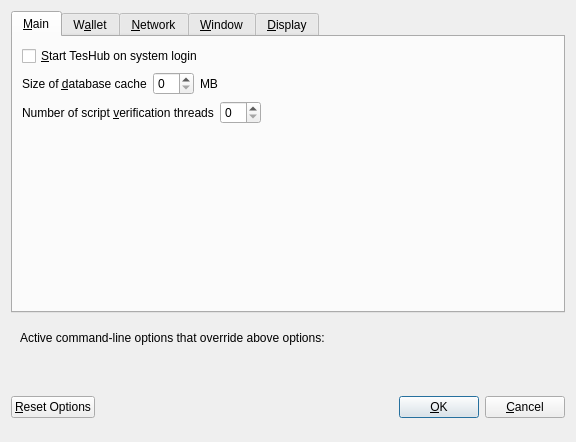
<?xml version="1.0" encoding="UTF-8"?>
<ui version="4.0">
 <class>OptionsDialog</class>
 <widget class="QDialog" name="OptionsDialog">
  <property name="geometry">
   <rect>
    <x>0</x>
    <y>0</y>
    <width>576</width>
    <height>442</height>
   </rect>
  </property>
  <property name="windowTitle">
   <string>Options</string>
  </property>
  <property name="modal">
   <bool>true</bool>
  </property>
  <layout class="QVBoxLayout" name="verticalLayout">
   <item>
    <widget class="QTabWidget" name="tabWidget">
     <property name="currentIndex">
      <number>0</number>
     </property>
     <widget class="QWidget" name="tabMain">
      <attribute name="title">
       <string>&amp;Main</string>
      </attribute>
      <layout class="QVBoxLayout" name="verticalLayout_Main">
       <item>
        <widget class="QCheckBox" name="bitcoinAtStartup">
         <property name="toolTip">
          <string>Automatically start TesHub after logging in to the system.</string>
         </property>
         <property name="text">
          <string>&amp;Start TesHub on system login</string>
         </property>
        </widget>
       </item>
       <item>
        <layout class="QHBoxLayout" name="horizontalLayout_2_Main">
         <item>
          <widget class="QLabel" name="databaseCacheLabel">
           <property name="text">
            <string>Size of &amp;database cache</string>
           </property>
           <property name="textFormat">
            <enum>Qt::PlainText</enum>
           </property>
           <property name="buddy">
            <cstring>databaseCache</cstring>
           </property>
          </widget>
         </item>
         <item>
          <widget class="QSpinBox" name="databaseCache"/>
         </item>
         <item>
          <widget class="QLabel" name="databaseCacheUnitLabel">
           <property name="text">
            <string>MB</string>
           </property>
           <property name="textFormat">
            <enum>Qt::PlainText</enum>
           </property>
          </widget>
         </item>
         <item>
          <spacer name="horizontalSpacer_2_Main">
           <property name="orientation">
            <enum>Qt::Horizontal</enum>
           </property>
           <property name="sizeHint" stdset="0">
            <size>
             <width>40</width>
             <height>20</height>
            </size>
           </property>
          </spacer>
         </item>
        </layout>
       </item>
       <item>
        <layout class="QHBoxLayout" name="horizontalLayout_3_Main">
         <item>
          <widget class="QLabel" name="threadsScriptVerifLabel">
           <property name="text">
            <string>Number of script &amp;verification threads</string>
           </property>
           <property name="textFormat">
            <enum>Qt::PlainText</enum>
           </property>
           <property name="buddy">
            <cstring>threadsScriptVerif</cstring>
           </property>
          </widget>
         </item>
         <item>
          <widget class="QSpinBox" name="threadsScriptVerif">
           <property name="toolTip">
            <string>(0 = auto, &lt;0 = leave that many cores free)</string>
           </property>
          </widget>
         </item>
         <item>
          <spacer name="horizontalSpacer_3_Main">
           <property name="orientation">
            <enum>Qt::Horizontal</enum>
           </property>
           <property name="sizeHint" stdset="0">
            <size>
             <width>40</width>
             <height>20</height>
            </size>
           </property>
          </spacer>
         </item>
        </layout>
       </item>
       <item>
        <spacer name="verticalSpacer_2">
         <property name="orientation">
          <enum>Qt::Vertical</enum>
         </property>
         <property name="sizeHint" stdset="0">
          <size>
           <width>20</width>
           <height>40</height>
          </size>
         </property>
        </spacer>
       </item>
      </layout>
     </widget>
     <widget class="QWidget" name="tabWallet">
      <attribute name="title">
       <string>W&amp;allet</string>
      </attribute>
      <layout class="QVBoxLayout" name="verticalLayout_Wallet">
       <item>
        <layout class="QHBoxLayout" name="horizontalLayout_2_Wallet">
         <item>
          <widget class="QLabel" name="labelStakeSplitThresholdText">
           <property name="text">
            <string>Stake split threshold:</string>
           </property>
          </widget>
         </item>
         <item>
          <widget class="QSpinBox" name="spinBoxStakeSplitThreshold">
           <property name="minimum">
            <number>1</number>
           </property>
           <property name="maximum">
            <number>999999</number>
           </property>
          </widget>
         </item>
        </layout>
       </item>
       <item>
        <widget class="QGroupBox" name="groupBox">
         <property name="title">
          <string>Expert</string>
         </property>
         <layout class="QVBoxLayout" name="verticalLayout_2">
          <item>
           <widget class="QCheckBox" name="coinControlFeatures">
            <property name="toolTip">
             <string>Whether to show coin control features or not.</string>
            </property>
            <property name="text">
             <string>Enable coin &amp;control features</string>
            </property>
           </widget>
          </item>
          <item>
           <widget class="QCheckBox" name="showMasternodesTab">
            <property name="toolTip">
             <string>Show additional tab listing all your masternodes in first sub-tab&lt;br/&gt;and all masternodes on the network in second sub-tab.</string>
            </property>
            <property name="text">
             <string>Show Masternodes Tab</string>
            </property>
           </widget>
          </item>
          <item>
           <widget class="QCheckBox" name="spendZeroConfChange">
            <property name="toolTip">
             <string>If you disable the spending of unconfirmed change, the change from a transaction&lt;br/&gt;cannot be used until that transaction has at least one confirmation.&lt;br/&gt;This also affects how your balance is computed.</string>
            </property>
            <property name="text">
             <string>&amp;Spend unconfirmed change</string>
            </property>
           </widget>
          </item>
         </layout>
        </widget>
       </item>
       <item>
        <spacer name="verticalSpacer_Wallet">
         <property name="orientation">
          <enum>Qt::Vertical</enum>
         </property>
         <property name="sizeHint" stdset="0">
          <size>
           <width>20</width>
           <height>40</height>
          </size>
         </property>
        </spacer>
       </item>
      </layout>
     </widget>
     <widget class="QWidget" name="tabNetwork">
      <attribute name="title">
       <string>&amp;Network</string>
      </attribute>
      <layout class="QVBoxLayout" name="verticalLayout_Network">
       <item>
        <widget class="QCheckBox" name="mapPortUpnp">
         <property name="toolTip">
          <string>Automatically open the TesHub client port on the router. This only works when your router supports UPnP and it is enabled.</string>
         </property>
         <property name="text">
          <string>Map port using &amp;UPnP</string>
         </property>
        </widget>
       </item>
       <item>
        <widget class="QCheckBox" name="allowIncoming">
         <property name="toolTip">
          <string>Accept connections from outside</string>
         </property>
         <property name="text">
          <string>Allow incoming connections</string>
         </property>
        </widget>
       </item>
       <item>
        <widget class="QCheckBox" name="connectSocks">
         <property name="toolTip">
          <string>Connect to the TesHub network through a SOCKS5 proxy.</string>
         </property>
         <property name="text">
          <string>&amp;Connect through SOCKS5 proxy (default proxy):</string>
         </property>
        </widget>
       </item>
       <item>
        <layout class="QHBoxLayout" name="horizontalLayout_1_Network">
         <item>
          <widget class="QLabel" name="proxyIpLabel">
           <property name="text">
            <string>Proxy &amp;IP:</string>
           </property>
           <property name="textFormat">
            <enum>Qt::PlainText</enum>
           </property>
           <property name="buddy">
            <cstring>proxyIp</cstring>
           </property>
          </widget>
         </item>
         <item>
          <widget class="QValidatedLineEdit" name="proxyIp">
           <property name="minimumSize">
            <size>
             <width>140</width>
             <height>0</height>
            </size>
           </property>
           <property name="maximumSize">
            <size>
             <width>140</width>
             <height>16777215</height>
            </size>
           </property>
           <property name="toolTip">
            <string>IP address of the proxy (e.g. IPv4: 127.0.0.1 / IPv6: ::1)</string>
           </property>
          </widget>
         </item>
         <item>
          <widget class="QLabel" name="proxyPortLabel">
           <property name="text">
            <string>&amp;Port:</string>
           </property>
           <property name="textFormat">
            <enum>Qt::PlainText</enum>
           </property>
           <property name="buddy">
            <cstring>proxyPort</cstring>
           </property>
          </widget>
         </item>
         <item>
          <widget class="QLineEdit" name="proxyPort">
           <property name="minimumSize">
            <size>
             <width>55</width>
             <height>0</height>
            </size>
           </property>
           <property name="maximumSize">
            <size>
             <width>55</width>
             <height>16777215</height>
            </size>
           </property>
           <property name="toolTip">
            <string>Port of the proxy (e.g. 9050)</string>
           </property>
          </widget>
         </item>
         <item>
          <spacer name="horizontalSpacer_1_Network">
           <property name="orientation">
            <enum>Qt::Horizontal</enum>
           </property>
           <property name="sizeHint" stdset="0">
            <size>
             <width>40</width>
             <height>20</height>
            </size>
           </property>
          </spacer>
         </item>
        </layout>
       </item>
       <item>
        <spacer name="verticalSpacer_Network">
         <property name="orientation">
          <enum>Qt::Vertical</enum>
         </property>
         <property name="sizeHint" stdset="0">
          <size>
           <width>20</width>
           <height>40</height>
          </size>
         </property>
        </spacer>
       </item>
      </layout>
     </widget>
     <widget class="QWidget" name="tabWindow">
      <attribute name="title">
       <string>&amp;Window</string>
      </attribute>
      <layout class="QVBoxLayout" name="verticalLayout_Window">
       <item>
        <widget class="QCheckBox" name="minimizeToTray">
         <property name="toolTip">
          <string>Show only a tray icon after minimizing the window.</string>
         </property>
         <property name="text">
          <string>&amp;Minimize to the tray instead of the taskbar</string>
         </property>
        </widget>
       </item>
       <item>
        <widget class="QCheckBox" name="minimizeOnClose">
         <property name="toolTip">
          <string>Minimize instead of exit the application when the window is closed. When this option is enabled, the application will be closed only after selecting Quit in the menu.</string>
         </property>
         <property name="text">
          <string>M&amp;inimize on close</string>
         </property>
        </widget>
       </item>
       <item>
        <spacer name="verticalSpacer_Window">
         <property name="orientation">
          <enum>Qt::Vertical</enum>
         </property>
         <property name="sizeHint" stdset="0">
          <size>
           <width>20</width>
           <height>40</height>
          </size>
         </property>
        </spacer>
       </item>
      </layout>
     </widget>
     <widget class="QWidget" name="tabDisplay">
      <attribute name="title">
       <string>&amp;Display</string>
      </attribute>
      <layout class="QVBoxLayout" name="verticalLayout_Display">
       <item>
        <layout class="QHBoxLayout" name="horizontalLayout_1_Display">
         <item>
          <widget class="QLabel" name="langLabel">
           <property name="text">
            <string>User Interface &amp;language:</string>
           </property>
           <property name="textFormat">
            <enum>Qt::PlainText</enum>
           </property>
           <property name="buddy">
            <cstring>lang</cstring>
           </property>
          </widget>
         </item>
         <item>
          <widget class="QValueComboBox" name="lang">
           <property name="toolTip">
            <string>The user interface language can be set here. This setting will take effect after restarting TesHub.</string>
           </property>
          </widget>
         </item>
        </layout>
       </item>
       <item>
        <widget class="Line" name="line">
         <property name="orientation">
          <enum>Qt::Horizontal</enum>
         </property>
        </widget>
       </item>
       <item>
        <layout class="QHBoxLayout" name="horizontalLayout_2_Display">
         <item>
          <widget class="QLabel" name="unitLabel">
           <property name="text">
            <string>&amp;Unit to show amounts in:</string>
           </property>
           <property name="textFormat">
            <enum>Qt::PlainText</enum>
           </property>
           <property name="buddy">
            <cstring>unit</cstring>
           </property>
          </widget>
         </item>
         <item>
          <widget class="QValueComboBox" name="unit">
           <property name="toolTip">
            <string>Choose the default subdivision unit to show in the interface and when sending coins.</string>
           </property>
          </widget>
         </item>
        </layout>
       </item>
       <item>
        <layout class="QHBoxLayout" name="horizontalLayout_5_Display">
         <item>
          <widget class="QLabel" name="digitsLabel">
           <property name="text">
            <string>Decimal digits</string>
           </property>
          </widget>
         </item>
         <item>
          <widget class="QValueComboBox" name="digits"/>
         </item>
        </layout>
       </item>
       <item>
        <layout class="QHBoxLayout" name="horizontalLayout_3_Display">
         <item>
          <widget class="QLabel" name="thirdPartyTxUrlsLabel">
           <property name="toolTip">
            <string>Third party URLs (e.g. a block explorer) that appear in the transactions tab as context menu items. %s in the URL is replaced by transaction hash. Multiple URLs are separated by vertical bar |.</string>
           </property>
           <property name="text">
            <string>Third party transaction URLs</string>
           </property>
           <property name="buddy">
            <cstring>thirdPartyTxUrls</cstring>
           </property>
          </widget>
         </item>
         <item>
          <widget class="QLineEdit" name="thirdPartyTxUrls">
           <property name="toolTip">
            <string>Third party URLs (e.g. a block explorer) that appear in the transactions tab as context menu items. %s in the URL is replaced by transaction hash. Multiple URLs are separated by vertical bar |.</string>
           </property>
          </widget>
         </item>
        </layout>
       </item>
       <item>
        <spacer name="verticalSpacer">
         <property name="orientation">
          <enum>Qt::Vertical</enum>
         </property>
         <property name="sizeHint" stdset="0">
          <size>
           <width>20</width>
           <height>40</height>
          </size>
         </property>
        </spacer>
       </item>
      </layout>
     </widget>
    </widget>
   </item>
   <item>
    <widget class="QFrame" name="frame">
     <layout class="QVBoxLayout" name="verticalLayout_Bottom">
      <item>
       <layout class="QHBoxLayout" name="horizontalLayout_Bottom">
        <item>
         <widget class="QLabel" name="overriddenByCommandLineInfoLabel">
          <property name="text">
           <string>Active command-line options that override above options:</string>
          </property>
          <property name="textFormat">
           <enum>Qt::PlainText</enum>
          </property>
         </widget>
        </item>
        <item>
         <spacer name="horizontalSpacer_Bottom">
          <property name="orientation">
           <enum>Qt::Horizontal</enum>
          </property>
          <property name="sizeHint" stdset="0">
           <size>
            <width>40</width>
            <height>20</height>
           </size>
          </property>
         </spacer>
        </item>
       </layout>
      </item>
      <item>
       <widget class="QLabel" name="overriddenByCommandLineLabel">
        <property name="text">
         <string/>
        </property>
        <property name="textFormat">
         <enum>Qt::PlainText</enum>
        </property>
        <property name="wordWrap">
         <bool>true</bool>
        </property>
       </widget>
      </item>
     </layout>
    </widget>
   </item>
   <item>
    <layout class="QHBoxLayout" name="horizontalLayout_Buttons">
     <item>
      <widget class="QPushButton" name="resetButton">
       <property name="toolTip">
        <string>Reset all client options to default.</string>
       </property>
       <property name="text">
        <string>&amp;Reset Options</string>
       </property>
       <property name="autoDefault">
        <bool>false</bool>
       </property>
      </widget>
     </item>
     <item>
      <spacer name="horizontalSpacer_1">
       <property name="orientation">
        <enum>Qt::Horizontal</enum>
       </property>
       <property name="sizeHint" stdset="0">
        <size>
         <width>40</width>
         <height>48</height>
        </size>
       </property>
      </spacer>
     </item>
     <item>
      <widget class="QLabel" name="statusLabel">
       <property name="minimumSize">
        <size>
         <width>200</width>
         <height>0</height>
        </size>
       </property>
       <property name="font">
        <font>
         <weight>75</weight>
         <bold>true</bold>
        </font>
       </property>
       <property name="text">
        <string/>
       </property>
       <property name="textFormat">
        <enum>Qt::PlainText</enum>
       </property>
       <property name="wordWrap">
        <bool>true</bool>
       </property>
      </widget>
     </item>
     <item>
      <spacer name="horizontalSpacer_2">
       <property name="orientation">
        <enum>Qt::Horizontal</enum>
       </property>
       <property name="sizeHint" stdset="0">
        <size>
         <width>40</width>
         <height>48</height>
        </size>
       </property>
      </spacer>
     </item>
     <item>
      <widget class="QPushButton" name="okButton">
       <property name="text">
        <string>&amp;OK</string>
       </property>
       <property name="autoDefault">
        <bool>false</bool>
       </property>
       <property name="default">
        <bool>true</bool>
       </property>
      </widget>
     </item>
     <item>
      <widget class="QPushButton" name="cancelButton">
       <property name="text">
        <string>&amp;Cancel</string>
       </property>
       <property name="autoDefault">
        <bool>false</bool>
       </property>
      </widget>
     </item>
    </layout>
   </item>
  </layout>
 </widget>
 <customwidgets>
  <customwidget>
   <class>QValidatedLineEdit</class>
   <extends>QLineEdit</extends>
   <header>qvalidatedlineedit.h</header>
  </customwidget>
  <customwidget>
   <class>QValueComboBox</class>
   <extends>QComboBox</extends>
   <header>qvaluecombobox.h</header>
  </customwidget>
 </customwidgets>
 <resources/>
 <connections/>
</ui>
